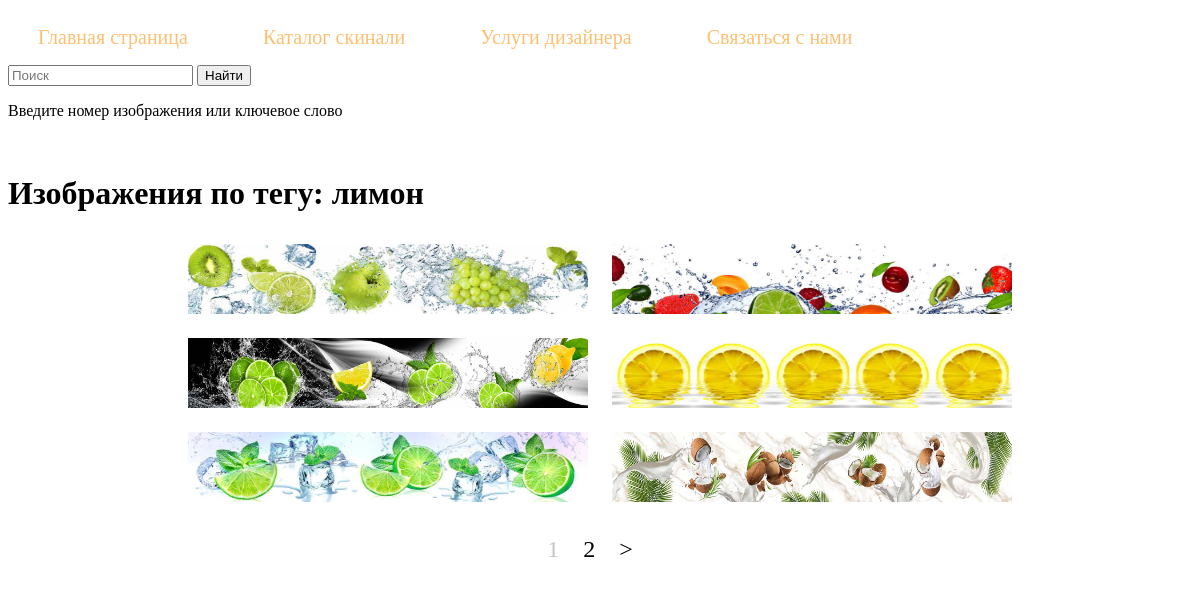
Screenshot of /tag/limon/ with the database file from the repository.
### pict/models.py (models this page shows, shortened)
class TagPict(models.Model):
    tag = models.CharField(max_length=100, db_index=True, verbose_name='Ключевое слово')
    slug = models.SlugField(max_length=100, db_index=True, unique=True, verbose_name="Slug")
    def __str__(self):
        return self.tag
    class Meta:
        verbose_name = 'Ключевое слово'
        verbose_name_plural = 'Ключевые слова'

class Pict(models.Model):
    name = models.IntegerField(unique=True, db_index=True, verbose_name='Имя файла')
    alt = models.CharField(max_length=250, blank=True, verbose_name='Описание')
    photo = models.ImageField(upload_to="photos/", verbose_name='Изображение')
    time_update = models.DateTimeField(auto_now_add=True, verbose_name='Время добавления')
    cat = models.ManyToManyField(Category, verbose_name="Категории")
    tags = models.ManyToManyField(TagPict, blank=True, related_name="tags", verbose_name="Теги")
    color = models.ManyToManyField(Color, verbose_name="Цвет")
    class Meta:
        verbose_name = 'Изображения'
        verbose_name_plural = 'Изображения'
        ordering = ['-id']

### pict/views.py (the view)
# urls.py: path('tag/<slug:tag_slug>/', PictTag.as_view(), name='tag')
class PictTag(ListView):
    template_name = 'pict/tag.html'
    paginate_by = 6
    def get_context_data(self, *, object_list=None, **kwargs):
        context = super().get_context_data(**kwargs)
        context['title'] = TagPict.objects.get(slug=self.kwargs['tag_slug'])
        context['menu'] = menu
        return context
    def get_queryset(self):
        return Pict.objects.filter(tags__slug=self.kwargs['tag_slug'])

### pict/templates/pict/tag.html
{% extends 'pict/base.html' %}
{% block content %}
<h1>Изображения по тегу: {{ title }}</h1>
<div class="container">
  {% for p in page_obj %}
    <div class="item-block">
      <a data-fancybox href="{{p.photo.url}}" data-caption='Номер изображения: "{{ p.name }}"&lt;br /&gt; Краткое описание: "{{ p.alt }}" '>
        <img class="item-photo" src="{{p.photo.url}}" alt="{{ p.alt }}" >
      </a>
    </div>
  {% endfor %}
</div>
{% include  'pict/includes/paginator.html' %}
{% endblock %}

### pict/static/skinali/css/styles.css (style rules this page uses)
.container { text-align: center; }
.item-block { display: inline-block; margin: 10px; }
.item-photo { width: 400px; height: 70px; }

### pict/static/skinali/css/fancybox.css (style rules this page uses)
:root { --f-spinner-width: 36px;--f-spinner-height: 36px;--f-spinner-color-1: rgba(0, 0, 0, 0.1);--f-spinner-color-2: rgba(17, 24, 28, 0.8);--f-spinner-stroke: 2.75 }
:root { --f-button-width: 40px;--f-button-height: 40px;--f-button-border: 0;--f-button-border-radius: 0;--f-button-color: #374151;--f-button-bg: #f8f8f8;--f-button-hover-bg: #e0e0e0;--f-button-active-bg: #d0d0d0;--f-button-shadow: none;--f-button-transition: all 0.15s ease;--f-button-transform: none;--f-button-svg-width: 20px;--f-button-svg-height: 20px;--f-button-svg-stroke-width: 1.5;--f-button-svg-fill: none;--f-button-svg-filter: none;--f-button-svg-disabled-opacity: 0.65 }

### rows the page displays
TagPict: tag "лимон"
Pict: photo (picture)
Pict: photo (picture)
Pict: photo (picture)
Pict: photo (picture)
Pict: photo (picture)
Pict: photo (picture)

### other values shown
{{ m.title }} "Главная страница" "Каталог скинали" "Услуги дизайнера" "Связаться с нами"
{{ p }} "1"
{{ p }} "2"
